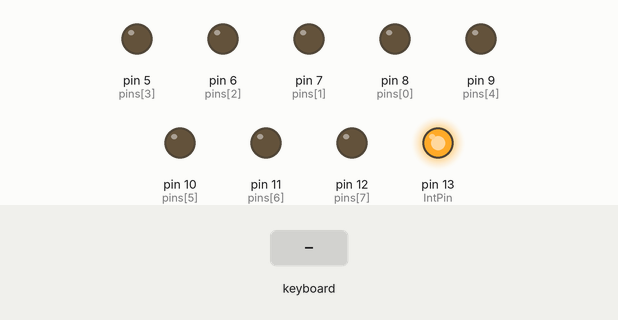
The sketch below on a simulated Arduino Uno, built with avr-gcc and run on an emulated ATmega328P. Shown: output pins drawn as LEDs (lit = HIGH). The test bench sets the inputs (shaded band).

Above: at 1.2 s.
1.3 s: PS/2 keyboard text "1" received
At 2.4 s:
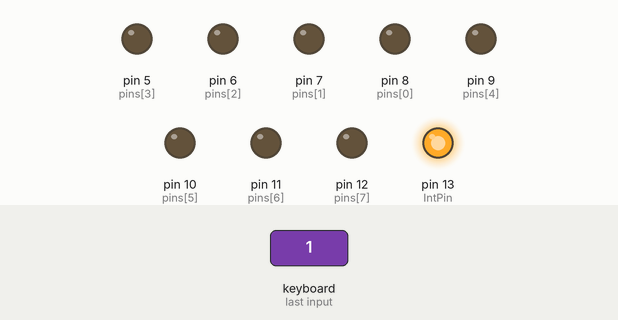
2.8 s: PS/2 keyboard text "0" received
At 3.6 s:
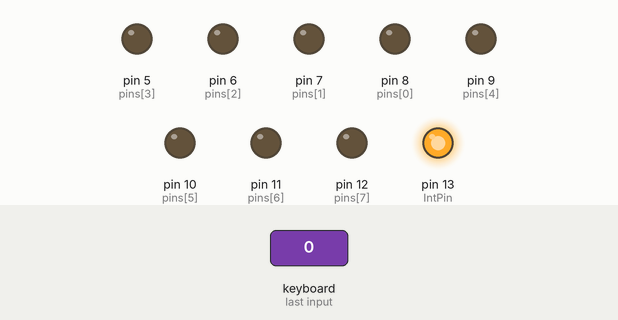
4.3 s: PS/2 keyboard text "2" received
At 4.7 s:
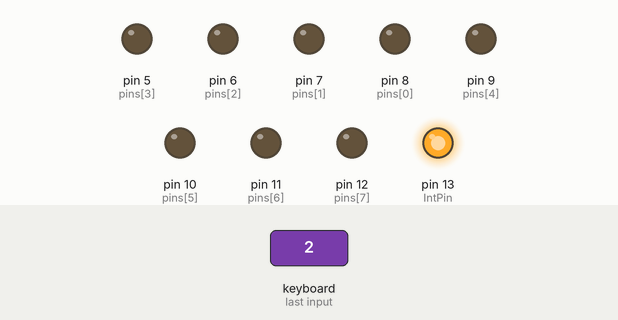
5.8 s: PS/2 keyboard text "a" received
At 7.1 s:
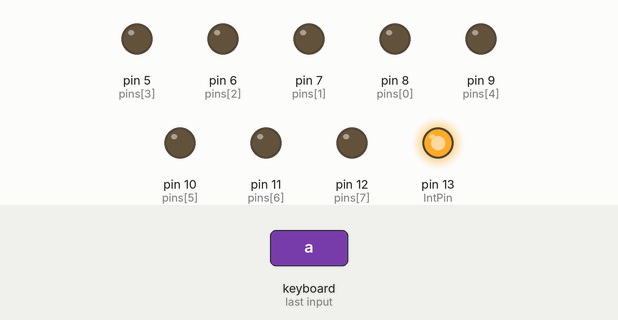
Timing chart, 0 to 8.3 s (numbered marks = the images above; inputs shaded):
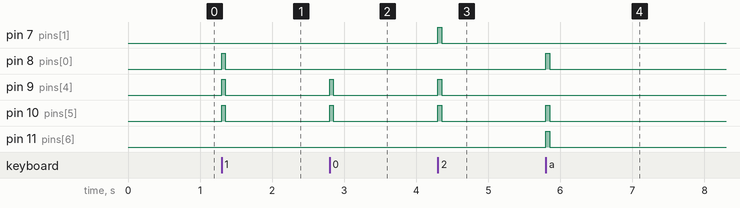

The sketch:

Teclado_8_bit_ps2.ino
```cpp
/*  PS2Keyboard library, International Keyboard Layout Example
    http://www.pjrc.com/teensy/td_libs_PS2Keyboard.html

    keyboard.begin() accepts an optional 3rd parameter to
    configure the PS2 keyboard layout.  Uncomment the line for
    your keyboard.  If it doesn't exist, you can create it in
    PS2Keyboard.cpp and email paul@pjrc.com to have it included
    in future versions of this library.


    Diego Cruz - 08/2021
*/

#include <PS2Keyboard.h>

const int DataPin = 2;
const int IRQpin =  3;
const int IntPin = 13;

const  byte pins [8] = {8, 7, 6, 5, 9, 10, 11, 12};

PS2Keyboard keyboard;

void setup() {
  for (int p = 0; p < 8; ++p) {
    pinMode(pins [p], OUTPUT);
  }

  keyboard.begin(DataPin, IRQpin, PS2Keymap_US);
  //keyboard.begin(DataPin, IRQpin, PS2Keymap_German);
  //keyboard.begin(DataPin, IRQpin, PS2Keymap_French);
  //Serial.begin(9600);
  //Serial.println("International Keyboard Test:");

  pinMode(IntPin, OUTPUT);
  digitalWrite(IntPin, HIGH);
}

void loop() {
  if (keyboard.available()) {
    char c = keyboard.read();
    //Serial.write(c);

    for (int bit = 7; bit >= 0; bit--)
    {
      digitalWrite(pins[bit], bitRead(c, bit));
    }


    delay(1);
    digitalWrite(IntPin, LOW);
    delay(1);
    digitalWrite(IntPin, HIGH);
    delay(50);

    c = 0;
    for (int bit = 7; bit >= 0; bit--)
    {
      digitalWrite(pins[bit], LOW);
    }
  }
}
```

Measured:
- after the input at 1.3 s, pin 8 (pins[0]), pin 9 (pins[4]), pin 10 (pins[5]): LOW → HIGH at once, → LOW 0.05 s later
- after the input at 2.8 s, pin 9 (pins[4]), pin 10 (pins[5]): LOW → HIGH at once, → LOW 0.05 s later
- after the input at 4.3 s, pin 7 (pins[1]), pin 9 (pins[4]), pin 10 (pins[5]): LOW → HIGH at once, → LOW 0.05 s later
- after the input at 5.8 s, pin 8 (pins[0]), pin 10 (pins[5]), pin 11 (pins[6]): LOW → HIGH at once, → LOW 0.05 s later
